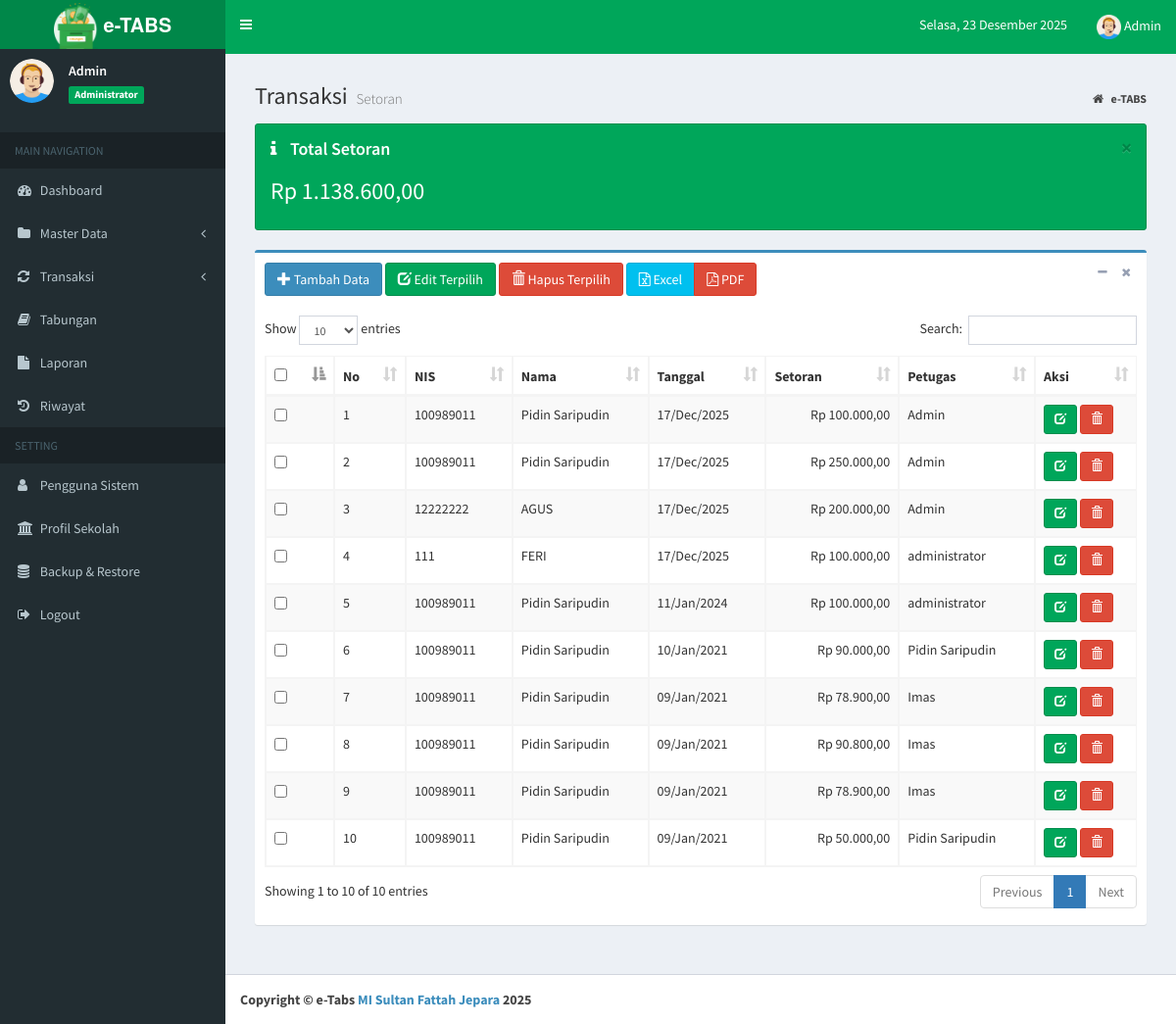
The page /index.php?page=data_setor (signed in) on the database as committed earlier.
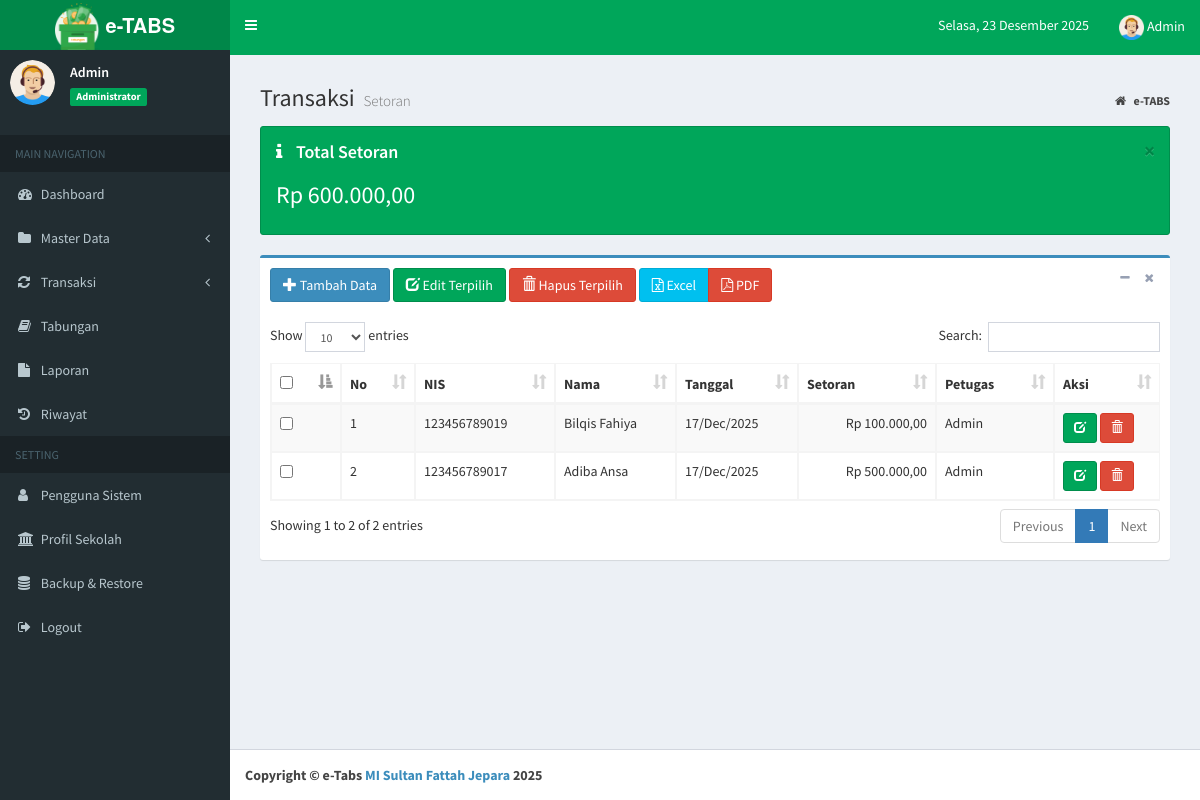
The same page on the database as committed later.
### tables this page shows
CREATE TABLE `tb_tabungan` (
  `id_tabungan` int(11) NOT NULL AUTO_INCREMENT,
  `nis` char(12) NOT NULL,
  `setor` int(11) NOT NULL,
  `tarik` int(11) NOT NULL,
  `tgl` date NOT NULL,
  `jenis` enum('ST','TR') NOT NULL,
  `petugas` varchar(20) NOT NULL,
  PRIMARY KEY (`id_tabungan`),
  KEY `nis` (`nis`),
  CONSTRAINT `tb_tabungan_ibfk_1` FOREIGN KEY (`nis`) REFERENCES `tb_siswa` (`nis`) ON DELETE CASCADE ON UPDATE CASCADE
);

CREATE TABLE `tb_siswa` (
  `nis` char(12) NOT NULL,
  `nama_siswa` varchar(40) NOT NULL,
  `jekel` enum('LK','PR') NOT NULL,
  `id_kelas` int(11) NOT NULL,
  `status` enum('Aktif','Lulus','Pindah') NOT NULL,
  `th_masuk` year(4) NOT NULL,
  PRIMARY KEY (`nis`),
  KEY `id_kelas` (`id_kelas`),
  CONSTRAINT `tb_siswa_ibfk_1` FOREIGN KEY (`id_kelas`) REFERENCES `tb_kelas` (`id_kelas`) ON DELETE CASCADE ON UPDATE CASCADE
);

### inc/rupiah.php (called while the page is built, shortened)
<?php
function rupiah($angka){
	$hasil_rupiah = "Rp " . number_format((float)$angka, 2, ',', '.');
	return $hasil_rupiah;
}

### petugas/setor/data_setor.php (the view, shortened to what this page needs)
<section class="content-header">
	<h1>
		Transaksi
		<small>Setoran</small>
	</h1>
	<ol class="breadcrumb">
		<li>
			<a href="index.php">
				<i class="fa fa-home"></i>
				<b>e-TABS</b>
			</a>
		</li>
	</ol>
</section>
<section class="content">
	<div class="alert alert-success alert-dismissible">
		<button type="button" class="close" data-dismiss="alert" aria-hidden="true">&times;</button>
		<h4>
			<i class="icon fa fa-info"></i> Total Setoran</h4>
		<?php
    		$sql = $koneksi->query("SELECT SUM(setor) as total  from tb_tabungan where jenis='ST'");
    		while ($data= $sql->fetch_assoc()) {
  		?>
		<h3>
			<?php echo rupiah($data['total']); }?>
		</h3>
	</div>
	<div class="box box-primary">
		<div class="box-header">
			<a href="?page=add_setor" class="btn btn-primary">
				<i class="glyphicon glyphicon-plus"></i> Tambah Data</a>
			<button type="button" id="btnEditTerpilih" class="btn btn-success" onclick="editTerpilih()">
				<i class="glyphicon glyphicon-edit"></i> Edit Terpilih
			</button>
			<button type="button" id="btnHapusTerpilih" class="btn btn-danger" onclick="hapusTerpilih()">
				<i class="glyphicon glyphicon-trash"></i> Hapus Terpilih
			</button>
			<div class="btn-group">
				<a href="../../admin/export_handler.php?type=excel&table=setor" class="btn btn-info" title="Ekspor ke Excel">
					<i class="fa fa-file-excel-o"></i> Excel
				</a>
				<a href="../../admin/export_handler.php?type=pdf&table=setor" class="btn btn-danger" title="Ekspor ke PDF" target="_blank">
					<i class="fa fa-file-pdf-o"></i> PDF
				</a>
			</div>
			<div class="box-tools pull-right">
				<button type="button" class="btn btn-box-tool" data-widget="collapse">
					<i class="fa fa-minus"></i>
				</button>
				<button type="button" class="btn btn-box-tool" data-widget="remove">
					<i class="fa fa-remove"></i>
				</button>
			</div>
		</div>
		<div class="box-body">
			<div class="table-responsive">
				<form id="formSetor" method="post" action="">
					<table id="example1" class="table table-bordered table-striped">
						<thead>
							<tr>
								<th width="30">
									<input type="checkbox" id="checkAll" title="Pilih Semua" onclick="handleCheckAllClick(this)">
								</th>
								<th>No</th>
								<th>NIS</th>
								<th>Nama</th>
								<th>Tanggal</th>
								<th>Setoran</th>
								<th>Petugas</th>
								<th>Aksi</th>
							</tr>
						</thead>
						<tbody>
							<?php
                  $no = 1;
				  $sql = $koneksi->query("select s.nis, s.nama_siswa, t.id_tabungan, t.setor, t.tgl, t.petugas from
				  tb_siswa s join tb_tabungan t on s.nis=t.nis
				  where jenis ='ST' order by tgl desc, id_tabungan desc");
                  while ($data= $sql->fetch_assoc()) {
                ?>
							<tr data-id="<?php echo $data['id_tabungan']; ?>" data-nis="<?php echo $data['nis']; ?>" data-nama="<?php echo htmlspecialchars($data['nama_siswa']); ?>" data-setor="<?php echo $data['setor']; ?>" data-tgl="<?php echo $data['tgl']; ?>">
								<td>
									<input type="checkbox" name="id_tabungan[]" class="checkItem" value="<?php echo $data['id_tabungan']; ?>">
								</td>
								<td>
									<?php echo $no++; ?>
								</td>
							<td>
								<?php echo $data['nis']; ?>
							</td>
							<td>
								<?php echo $data['nama_siswa']; ?>
							</td>
							<td>
								<?php  $tgl = $data['tgl']; echo date("d/M/Y", strtotime($tgl))?>
							</td>
							<td align="right">
								<?php echo rupiah($data['setor']); ?>
							</td>
							<td>
								<?php echo $data['petugas']; ?>
							</td>
							<td>
								<a href="?page=edit_setor&kode=<?php echo $data['id_tabungan']; ?>" title="Ubah"
								 class="btn btn-success btn-sm">
									<i class="glyphicon glyphicon-edit"></i>
								</a>
								<a href="?page=del_setor&kode=<?php echo $data['id_tabungan']; ?>"
									onclick="return confirmHapus(event, 'Yakin hapus setoran untuk NIS <?php echo htmlspecialchars($data['nis']); ?>?')"
									title="Hapus" class="btn btn-danger btn-sm">
									<i class="glyphicon glyphicon-trash"></i>
								</td>
							</tr>
							<?php
                  }
                ?>
						</tbody>
					</table>
				</form>
			</div>
		</div>
	</div>
</section>

Rows that differ between the two databases and show on the page:
removed tb_tabungan: nis.nis "100989011", nis.nama_siswa "Pidin Saripudin", tgl "17/Dec/2025", setor "Rp 100.000,00", petugas "Admin"
removed tb_tabungan: nis.nis "100989011", nis.nama_siswa "Pidin Saripudin", tgl "17/Dec/2025", setor "Rp 250.000,00", petugas "Admin"
removed tb_tabungan: nis.nis "12222222", nis.nama_siswa "AGUS", tgl "17/Dec/2025", setor "Rp 200.000,00", petugas "Admin"
removed tb_tabungan: nis.nis "111", nis.nama_siswa "FERI", tgl "17/Dec/2025", setor "Rp 100.000,00", petugas "administrator"
removed tb_tabungan: nis.nis "100989011", nis.nama_siswa "Pidin Saripudin", tgl "11/Jan/2024", setor "Rp 100.000,00", petugas "administrator"
removed tb_tabungan: nis.nis "100989011", nis.nama_siswa "Pidin Saripudin", tgl "10/Jan/2021", setor "Rp 90.000,00", petugas "Pidin Saripudin"
removed tb_tabungan: nis.nis "100989011", nis.nama_siswa "Pidin Saripudin", tgl "09/Jan/2021", setor "Rp 78.900,00", petugas "Imas"
removed tb_tabungan: nis.nis "100989011", nis.nama_siswa "Pidin Saripudin", tgl "09/Jan/2021", setor "Rp 90.800,00", petugas "Imas"
removed tb_tabungan: nis.nis "100989011", nis.nama_siswa "Pidin Saripudin", tgl "09/Jan/2021", setor "Rp 78.900,00", petugas "Imas"
removed tb_tabungan: nis.nis "100989011", nis.nama_siswa "Pidin Saripudin", tgl "09/Jan/2021", setor "Rp 50.000,00", petugas "Pidin Saripudin"
added tb_tabungan: nis.nis "123456789019", nis.nama_siswa "Bilqis Fahiya", tgl "17/Dec/2025", setor "Rp 100.000,00", petugas "Admin"
added tb_tabungan: nis.nis "123456789017", nis.nama_siswa "Adiba Ansa", tgl "17/Dec/2025", setor "Rp 500.000,00", petugas "Admin"
Other text that changed with them:
text written by a page script: "Show entries Search: Showing 1 to 10 of 10 entries Previous 1 Next" → "Show entries Search: Showing 1 to 2 of 2 entries Previous 1 Next"
new list line: "Rp 600.000,00"
list line gone: "Rp 1.138.600,00"
